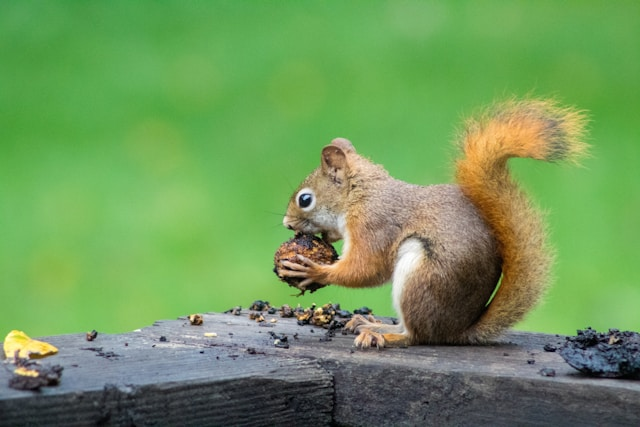
#> input picture lab_8/IMG/2.jpg, 640 x 427 px
$ python main.py
#> lines starting #> are read from the running program, lines starting #| are printed output that depends on the picture
import matplotlib.pyplot as plt
import scipy.fftpack
import numpy as np
import cv2


def RLE_encode(img):
    shape = np.array([len(img.shape)])
    shape = np.concatenate([shape, img.shape])

    img = img.flatten()

    output = np.empty(np.prod(img.shape) * 2, dtype=int)
    j = 0
    count = 1

    for i in range(1, len(img)):
        if img[i] == img[i - 1]:
            count += 1
        else:
            output[[j, j + 1]] = img[i - 1], count
            j += 2
            count = 1

    output[[j, j + 1]] = img[-1], count
    j += 2
    output = output[:j]

    output = np.concatenate([shape, output])
    return output


def RLE_decode(data):
    if data[0] == 2:
        shape = data[1:3]
        data = data[3:]
    elif data[0] == 3:
        shape = data[1:4]
        data = data[4:]
    elif data[0] == 1:
        shape = data[1:2]
        data = data[2:]
    else:
        raise ValueError("Invalid data")

    output = np.empty(np.prod(shape), dtype=int)
    j = 0

    for i in range(0, len(data), 2):
        output[j : j + data[i + 1]] = data[i]
        j += data[i + 1]

    output = np.reshape(output, shape)

    return output


def read_image(path):
#> called with path = 'IMG/2.jpg'
    img = cv2.imread(path)
#> img is the input picture: shape (427, 640, 3); mean B, G, R 91, 151.3, 111.3
    img = cv2.cvtColor(img, cv2.COLOR_BGR2RGB)

    return img


def clip_image(img, row_start, row_end, col_start, col_end):
    return img[row_start:row_end, col_start:col_end, :]


class ver1:
    Y = np.array([])
    Cb = np.array([])
    Cr = np.array([])
    ChromaRatio = "4:4:4"
    QY = np.ones((8, 8))
    QC = np.ones((8, 8))
    shape = (0, 0, 3)


QY = np.array(
    [
        [16, 11, 10, 16, 24, 40, 51, 61],
        [12, 12, 14, 19, 26, 58, 60, 55],
        [14, 13, 16, 24, 40, 57, 69, 56],
        [14, 17, 22, 29, 51, 87, 80, 62],
        [18, 22, 37, 56, 68, 109, 103, 77],
        [24, 36, 55, 64, 81, 104, 113, 92],
        [49, 64, 78, 87, 103, 121, 120, 101],
        [72, 92, 95, 98, 112, 100, 103, 99],
    ]
)

QC = np.array(
    [
        [17, 18, 24, 47, 99, 99, 99, 99],
        [18, 21, 26, 66, 99, 99, 99, 99],
        [24, 26, 56, 99, 99, 99, 99, 99],
        [47, 66, 99, 99, 99, 99, 99, 99],
        [99, 99, 99, 99, 99, 99, 99, 99],
        [99, 99, 99, 99, 99, 99, 99, 99],
        [99, 99, 99, 99, 99, 99, 99, 99],
        [99, 99, 99, 99, 99, 99, 99, 99],
    ]
)

QN = np.ones((8, 8))


def dct2(block):
    return scipy.fftpack.dct(
        scipy.fftpack.dct(block.astype(float) - 128, axis=0, norm="ortho"),
        axis=1,
        norm="ortho",
    )


def idct2(block):
    return (
        scipy.fftpack.idct(
            scipy.fftpack.idct(block.astype(float), axis=0, norm="ortho"),
            axis=1,
            norm="ortho",
        )
        + 128
    )


def quantize(block, Q):
    return np.round(block / Q).astype(int)


def dequantize(block, Q):
    return block * Q


def zigzag(A):
    template = np.array(
        [
            [0, 1, 5, 6, 14, 15, 27, 28],
            [2, 4, 7, 13, 16, 26, 29, 42],
            [3, 8, 12, 17, 25, 30, 41, 43],
            [9, 11, 18, 24, 31, 40, 44, 53],
            [10, 19, 23, 32, 39, 45, 52, 54],
            [20, 22, 33, 38, 46, 51, 55, 60],
            [21, 34, 37, 47, 50, 56, 59, 61],
            [35, 36, 48, 49, 57, 58, 62, 63],
        ]
    )
    if len(A.shape) == 1:
        B = np.zeros((8, 8))
        for r in range(0, 8):
            for c in range(0, 8):
                B[r, c] = A[template[r, c]]
    else:
        B = np.zeros((64,))
        for r in range(0, 8):
            for c in range(0, 8):
                B[template[r, c]] = A[r, c]
    return B


def chromaSubsample(channel, Ratio="4:4:4"):
    if Ratio == "4:4:4":
        return channel
    elif Ratio == "4:2:2":
        return channel[:, ::2]


def chromaResample(channel, Ratio="4:4:4"):
    if Ratio == "4:4:4":
        return channel
    elif Ratio == "4:2:2":
        return np.repeat(channel, 2, axis=1)


def CompressBlock(block, Q):
    block_dct = dct2(block)
    block_quantized = quantize(block_dct, Q)
    block_zigzag = zigzag(block_quantized)

    return block_zigzag


def CompressLayer(L, Q):
    S = np.array([])
    for w in range(0, L.shape[0], 8):
        for k in range(0, L.shape[1], 8):
            block = L[w : (w + 8), k : (k + 8)]
            S = np.append(S, CompressBlock(block, Q))

    S_RLE = RLE_encode(S)

    return S_RLE


def DecompressBlock(block, Q):
    block_izigzag = zigzag(block)
    block_dequantized = dequantize(block_izigzag, Q)
    block_idct = idct2(block_dequantized)

    return block_idct


def DecompressLayer(S_RLE, Q, Ratio, shape):
    L = np.zeros((shape[0], shape[1]))

    s_rle_size = S_RLE.size
    S = RLE_decode(S_RLE)
    s_size = S.size

    size_compression = np.round(s_size / s_rle_size, 2)
    print(f"Compression ratio: {size_compression}")

    i = 0
    for w in range(0, L.shape[0], 8):
        for k in range(0, L.shape[1], 8):
            vector = S[i : i + 64]
            L[w : (w + 8), k : (k + 8)] = DecompressBlock(vector, Q)
            i += 64

    return L


def compress_image(img_rgb, QY=np.ones((8, 8)), QC=np.ones((8, 8)), Ratio="4:4:4"):
    img_ycrcb = cv2.cvtColor(img_rgb, cv2.COLOR_RGB2YCrCb)

    JPEG = ver1()
    JPEG.Y = img_ycrcb[:, :, 0]
    JPEG.Cr = img_ycrcb[:, :, 1]
    JPEG.Cb = img_ycrcb[:, :, 2]
    JPEG.ChromaRatio = Ratio
    JPEG.QY = QY
    JPEG.QC = QC
    JPEG.shape = img_rgb.shape

    JPEG.Cr = chromaSubsample(JPEG.Cr, JPEG.ChromaRatio)
    JPEG.Cb = chromaSubsample(JPEG.Cb, JPEG.ChromaRatio)

    JPEG.Y = CompressLayer(JPEG.Y, JPEG.QY)
    JPEG.Cr = CompressLayer(JPEG.Cr, JPEG.QC)
    JPEG.Cb = CompressLayer(JPEG.Cb, JPEG.QC)

    return JPEG


def decompress_image(JPEG):
    print("Y")
    Y = DecompressLayer(JPEG.Y, JPEG.QY, JPEG.ChromaRatio, JPEG.shape)

    if JPEG.ChromaRatio == "4:2:2":
        shape = (JPEG.shape[0], JPEG.shape[1] // 2)
    else:
        shape = JPEG.shape

    print("Cr")
    Cr = DecompressLayer(JPEG.Cr, JPEG.QC, JPEG.ChromaRatio, shape)
    print("Cb")
    Cb = DecompressLayer(JPEG.Cb, JPEG.QC, JPEG.ChromaRatio, shape)

    Cr = chromaResample(Cr, JPEG.ChromaRatio)
    Cb = chromaResample(Cb, JPEG.ChromaRatio)

    decompressed_ycrcb = np.dstack([Y, Cr, Cb]).clip(0, 255).astype(np.uint8)
    decompressed_rgb = cv2.cvtColor(decompressed_ycrcb, cv2.COLOR_YCrCb2RGB)

    return decompressed_rgb


def generate_plot(PRZED_RGB, PO_RGB, suptitle=""):
    fig, axs = plt.subplots(4, 2, sharey=True)
    fig.suptitle(suptitle)
    fig.set_size_inches(6, 7)
    fig.tight_layout()

    for ax in axs.flat:
        ax.axis("off")

    axs[0, 0].set_title("PRZED")
    axs[0, 0].imshow(PRZED_RGB)
    PRZED_YCrCb = cv2.cvtColor(PRZED_RGB, cv2.COLOR_RGB2YCrCb)
    axs[1, 0].imshow(PRZED_YCrCb[:, :, 0], cmap=plt.cm.gray)
    axs[1, 0].set_title("Y")
    axs[2, 0].imshow(PRZED_YCrCb[:, :, 1], cmap=plt.cm.gray)
    axs[2, 0].set_title("Cr")
    axs[3, 0].imshow(PRZED_YCrCb[:, :, 2], cmap=plt.cm.gray)
    axs[3, 0].set_title("Cb")

    axs[0, 1].set_title("PO")
    axs[0, 1].imshow(PO_RGB)
    PO_YCrCb = cv2.cvtColor(PO_RGB, cv2.COLOR_RGB2YCrCb)
    axs[1, 1].imshow(PO_YCrCb[:, :, 0], cmap=plt.cm.gray)
    axs[1, 1].set_title("Y")
    axs[2, 1].imshow(PO_YCrCb[:, :, 1], cmap=plt.cm.gray)
    axs[2, 1].set_title("Cr")
    axs[3, 1].imshow(PO_YCrCb[:, :, 2], cmap=plt.cm.gray)
    axs[3, 1].set_title("Cb")

    return fig


def test():
    img = read_image("IMG/4.jpg")
    img = clip_image(img, 500, 628, 400, 528)

    plt.imshow(img)
    plt.axis("off")
    plt.show()


def main():
    img_name = "2"
    img = read_image(f"IMG/{img_name}.jpg")

    TITLES = ["4:4:4 QY, QC", "4:4:4 QN", "4:2:2 QY, QC", "4:2:2 QN"]

    fragments = [
        [0, 128, 0, 128],
        [120, 248, 280, 408],
        [150, 278, 330, 458],
    ]

    for i, fragment in enumerate(fragments):
        print(f"Fragment {i+1}")
        img_c = clip_image(img, *fragment)

        compressed1 = compress_image(img_c, QY, QC, "4:4:4")
        decompressed1 = decompress_image(compressed1)

        compressed2 = compress_image(img_c, QN, QN, "4:4:4")
        decompressed2 = decompress_image(compressed2)

        compressed3 = compress_image(img_c, QY, QC, "4:2:2")
        decompressed3 = decompress_image(compressed3)

        compressed4 = compress_image(img_c, QN, QN, "4:2:2")
        decompressed4 = decompress_image(compressed4)

        decompressed = [decompressed1, decompressed2, decompressed3, decompressed4]

        for j, d in enumerate(decompressed):
            title = TITLES[j]
            fig = generate_plot(img_c, d, title)
            fig.savefig(f"OUTPUT/{img_name}_{j+1}_fragment_{i+1}.png")
#> this loop made 3 passes
#> pass 1, in main, `img_c = clip_image(img, *fragment)`:
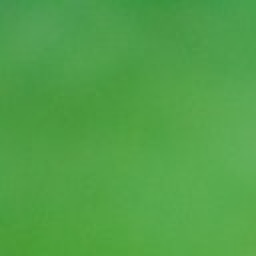
#> img_c: shape (128, 128, 3) (shown 2 times larger); mean R, G, B 80.9, 161.9, 72.4
#> pass 1, in compress_image, `JPEG.Y = img_ycrcb[:, :, 0]`:
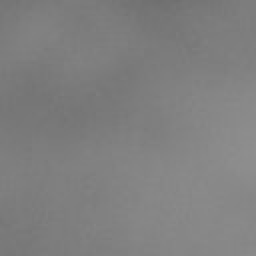
#> JPEG.Y: shape (128, 128) (shown 2 times larger); min 111, max 143, mean 127.4
#> pass 1, in main, `fig.savefig(f"OUTPUT/{img_name}_{j+1}_fragment_{i+1}.png")`:
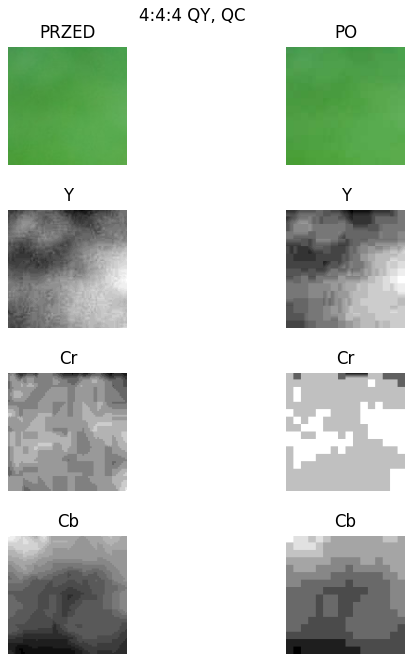
#> figure drawn by matplotlib, 8 panels
#> pass 1, in main, `fig.savefig(f"OUTPUT/{img_name}_{j+1}_fragment_{i+1}.png")`:
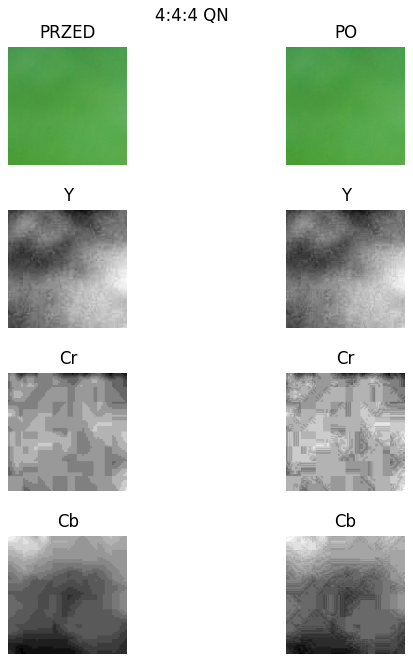
#> figure drawn by matplotlib, 8 panels
#> pass 2, in main, `fig.savefig(f"OUTPUT/{img_name}_{j+1}_fragment_{i+1}.png")`:
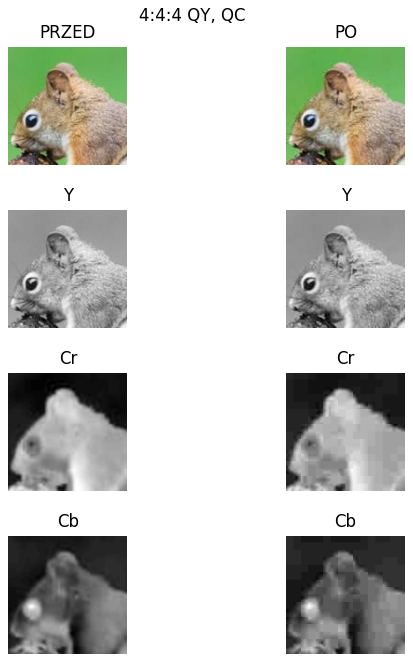
#> figure drawn by matplotlib, 8 panels
#> after the loop:
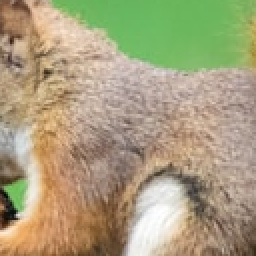
#> img_c: shape (128, 128, 3) (shown 2 times larger); mean R, G, B 169, 159.4, 125.9


if __name__ == "__main__":
    main()
    # test()
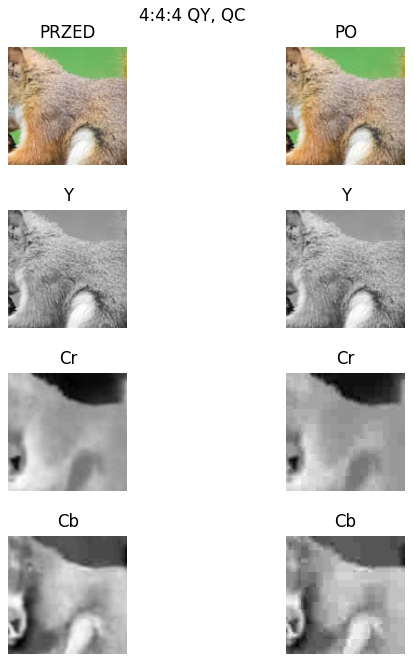
#> figure drawn by matplotlib, 8 panels
